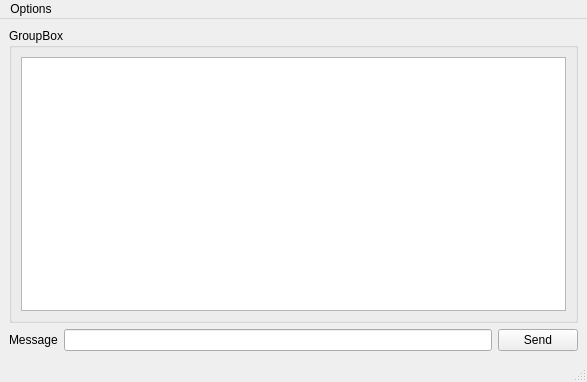
<?xml version="1.0" encoding="UTF-8"?>
<ui version="4.0">
 <class>ClientWindow</class>
 <widget class="QMainWindow" name="ClientWindow">
  <property name="geometry">
   <rect>
    <x>0</x>
    <y>0</y>
    <width>587</width>
    <height>382</height>
   </rect>
  </property>
  <property name="windowTitle">
   <string>Client</string>
  </property>
  <widget class="QWidget" name="centralwidget">
   <layout class="QVBoxLayout" name="verticalLayout">
    <item>
     <widget class="QGroupBox" name="groupBox">
      <property name="title">
       <string>GroupBox</string>
      </property>
      <layout class="QVBoxLayout" name="verticalLayout_2">
       <item>
        <widget class="QListWidget" name="lstMessages"/>
       </item>
      </layout>
     </widget>
    </item>
    <item>
     <layout class="QHBoxLayout" name="horizontalLayout">
      <item>
       <widget class="QLabel" name="label">
        <property name="text">
         <string>Message</string>
        </property>
       </widget>
      </item>
      <item>
       <widget class="QLineEdit" name="lnMessage"/>
      </item>
      <item>
       <widget class="QPushButton" name="btnSend">
        <property name="text">
         <string>Send</string>
        </property>
       </widget>
      </item>
     </layout>
    </item>
   </layout>
  </widget>
  <widget class="QMenuBar" name="menubar">
   <property name="geometry">
    <rect>
     <x>0</x>
     <y>0</y>
     <width>587</width>
     <height>21</height>
    </rect>
   </property>
   <widget class="QMenu" name="menuOptions">
    <property name="title">
     <string>Options</string>
    </property>
    <addaction name="actionConnect"/>
    <addaction name="separator"/>
    <addaction name="actionExit"/>
   </widget>
   <addaction name="menuOptions"/>
  </widget>
  <widget class="QStatusBar" name="statusbar"/>
  <action name="actionConnect">
   <property name="text">
    <string>Connect</string>
   </property>
  </action>
  <action name="actionExit">
   <property name="text">
    <string>Exit</string>
   </property>
  </action>
 </widget>
 <resources/>
 <connections/>
</ui>
